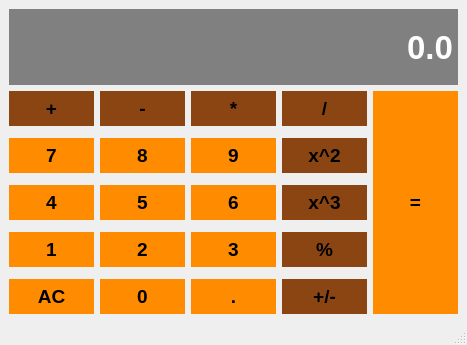
<?xml version="1.0" encoding="UTF-8"?>
<ui version="4.0">
 <class>Calculator</class>
 <widget class="QMainWindow" name="Calculator">
  <property name="geometry">
   <rect>
    <x>0</x>
    <y>0</y>
    <width>467</width>
    <height>345</height>
   </rect>
  </property>
  <property name="windowTitle">
   <string>Calculator</string>
  </property>
  <property name="styleSheet">
   <string notr="true">QLineEdit {
	background-color: #0000;
	border: 1px solid #808080;
}</string>
  </property>
  <widget class="QWidget" name="centralwidget">
   <layout class="QGridLayout" name="gridLayout">
    <item row="1" column="4" rowspan="10">
     <widget class="QPushButton" name="ButtonEquals">
      <property name="sizePolicy">
       <sizepolicy hsizetype="Preferred" vsizetype="Preferred">
        <horstretch>0</horstretch>
        <verstretch>0</verstretch>
       </sizepolicy>
      </property>
      <property name="font">
       <font>
        <pointsize>14</pointsize>
        <weight>75</weight>
        <bold>true</bold>
       </font>
      </property>
      <property name="styleSheet">
       <string notr="true">QPushButton {
	color: #000000;
	background-color: #FF8C00;
	border: 1px solid #FF8C00;
	padding: 5px;
}

QPushButton:pressed {
	color: #000000;
	background-color: #FFA500;
	border: 1px solid #FFA500;
	padding: 5px;
}</string>
      </property>
      <property name="text">
       <string>=</string>
      </property>
     </widget>
    </item>
    <item row="4" column="2">
     <widget class="QPushButton" name="ButtonNo9">
      <property name="sizePolicy">
       <sizepolicy hsizetype="Preferred" vsizetype="Preferred">
        <horstretch>0</horstretch>
        <verstretch>0</verstretch>
       </sizepolicy>
      </property>
      <property name="font">
       <font>
        <pointsize>14</pointsize>
        <weight>75</weight>
        <bold>true</bold>
       </font>
      </property>
      <property name="styleSheet">
       <string notr="true">QPushButton {
	color: #000000;
	background-color: #FF8C00;
	border: 1px solid #FF8C00;
	padding: 5px;
}

QPushButton:pressed {
	color: #000000;
	background-color: #FFA500;
	border: 1px solid #FFA500;
	padding: 5px;
}</string>
      </property>
      <property name="text">
       <string>9</string>
      </property>
     </widget>
    </item>
    <item row="6" column="3">
     <widget class="QPushButton" name="ButtonCube">
      <property name="sizePolicy">
       <sizepolicy hsizetype="Preferred" vsizetype="Preferred">
        <horstretch>0</horstretch>
        <verstretch>0</verstretch>
       </sizepolicy>
      </property>
      <property name="font">
       <font>
        <pointsize>14</pointsize>
        <weight>75</weight>
        <bold>true</bold>
       </font>
      </property>
      <property name="styleSheet">
       <string notr="true">QPushButton {
	color: #000000;
	background-color: #8B4513;
	border: 1px solid #8B4513;
	padding: 5px;
}

QPushButton:pressed {
	color: #000000;
	background-color: #A0522D;
	border: 1px solid #A0522D;
	padding: 5px;
}</string>
      </property>
      <property name="text">
       <string>x^3</string>
      </property>
     </widget>
    </item>
    <item row="4" column="3">
     <widget class="QPushButton" name="ButtonSquare">
      <property name="sizePolicy">
       <sizepolicy hsizetype="Preferred" vsizetype="Preferred">
        <horstretch>0</horstretch>
        <verstretch>0</verstretch>
       </sizepolicy>
      </property>
      <property name="font">
       <font>
        <pointsize>14</pointsize>
        <weight>75</weight>
        <bold>true</bold>
       </font>
      </property>
      <property name="styleSheet">
       <string notr="true">QPushButton {
	color: #000000;
	background-color: #8B4513;
	border: 1px solid #8B4513;
	padding: 5px;
}

QPushButton:pressed {
	color: #000000;
	background-color: #A0522D;
	border: 1px solid #A0522D;
	padding: 5px;
}</string>
      </property>
      <property name="text">
       <string>x^2</string>
      </property>
     </widget>
    </item>
    <item row="6" column="2">
     <widget class="QPushButton" name="ButtonNo6">
      <property name="sizePolicy">
       <sizepolicy hsizetype="Preferred" vsizetype="Preferred">
        <horstretch>0</horstretch>
        <verstretch>0</verstretch>
       </sizepolicy>
      </property>
      <property name="font">
       <font>
        <pointsize>14</pointsize>
        <weight>75</weight>
        <bold>true</bold>
       </font>
      </property>
      <property name="styleSheet">
       <string notr="true">QPushButton {
	color: #000000;
	background-color: #FF8C00;
	border: 1px solid #FF8C00;
	padding: 5px;
}

QPushButton:pressed {
	color: #000000;
	background-color: #FFA500;
	border: 1px solid #FFA500;
	padding: 5px;
}</string>
      </property>
      <property name="text">
       <string>6</string>
      </property>
     </widget>
    </item>
    <item row="1" column="1" rowspan="2">
     <widget class="QPushButton" name="ButtonSubtract">
      <property name="sizePolicy">
       <sizepolicy hsizetype="Preferred" vsizetype="Preferred">
        <horstretch>0</horstretch>
        <verstretch>0</verstretch>
       </sizepolicy>
      </property>
      <property name="font">
       <font>
        <pointsize>14</pointsize>
        <weight>75</weight>
        <bold>true</bold>
       </font>
      </property>
      <property name="styleSheet">
       <string notr="true">QPushButton {
	color: #000000;
	background-color: #8B4513;
	border: 1px solid #8B4513;
	padding: 5px;
}

QPushButton:pressed {
	color: #000000;
	background-color: #A0522D;
	border: 1px solid #A0522D;
	padding: 5px;
}</string>
      </property>
      <property name="text">
       <string>-</string>
      </property>
     </widget>
    </item>
    <item row="10" column="0">
     <widget class="QPushButton" name="ButtonClear">
      <property name="sizePolicy">
       <sizepolicy hsizetype="Preferred" vsizetype="Preferred">
        <horstretch>0</horstretch>
        <verstretch>0</verstretch>
       </sizepolicy>
      </property>
      <property name="font">
       <font>
        <pointsize>14</pointsize>
        <weight>75</weight>
        <bold>true</bold>
       </font>
      </property>
      <property name="styleSheet">
       <string notr="true">QPushButton {
	color: #000000;
	background-color: #FF8C00;
	border: 1px solid #FF8C00;
	padding: 5px;
}

QPushButton:pressed {
	color: #000000;
	background-color: #FFA500;
	border: 1px solid #FFA500;
	padding: 5px;
}</string>
      </property>
      <property name="text">
       <string>AC</string>
      </property>
     </widget>
    </item>
    <item row="1" column="2" rowspan="2">
     <widget class="QPushButton" name="ButtonMultiply">
      <property name="sizePolicy">
       <sizepolicy hsizetype="Preferred" vsizetype="Preferred">
        <horstretch>0</horstretch>
        <verstretch>0</verstretch>
       </sizepolicy>
      </property>
      <property name="font">
       <font>
        <pointsize>14</pointsize>
        <weight>75</weight>
        <bold>true</bold>
       </font>
      </property>
      <property name="styleSheet">
       <string notr="true">QPushButton {
	color: #000000;
	background-color: #8B4513;
	border: 1px solid #8B4513;
	padding: 5px;
}

QPushButton:pressed {
	color: #000000;
	background-color: #A0522D;
	border: 1px solid #A0522D;
	padding: 5px;
}</string>
      </property>
      <property name="text">
       <string>*</string>
      </property>
     </widget>
    </item>
    <item row="8" column="3">
     <widget class="QPushButton" name="ButtonPercentage">
      <property name="sizePolicy">
       <sizepolicy hsizetype="Preferred" vsizetype="Preferred">
        <horstretch>0</horstretch>
        <verstretch>0</verstretch>
       </sizepolicy>
      </property>
      <property name="font">
       <font>
        <pointsize>14</pointsize>
        <weight>75</weight>
        <bold>true</bold>
       </font>
      </property>
      <property name="styleSheet">
       <string notr="true">QPushButton {
	color: #000000;
	background-color: #8B4513;
	border: 1px solid #8B4513;
	padding: 5px;
}

QPushButton:pressed {
	color: #000000;
	background-color: #A0522D;
	border: 1px solid #A0522D;
	padding: 5px;
}</string>
      </property>
      <property name="text">
       <string>%</string>
      </property>
     </widget>
    </item>
    <item row="4" column="0">
     <widget class="QPushButton" name="ButtonNo7">
      <property name="sizePolicy">
       <sizepolicy hsizetype="Preferred" vsizetype="Preferred">
        <horstretch>0</horstretch>
        <verstretch>0</verstretch>
       </sizepolicy>
      </property>
      <property name="font">
       <font>
        <pointsize>14</pointsize>
        <weight>75</weight>
        <bold>true</bold>
       </font>
      </property>
      <property name="styleSheet">
       <string notr="true">QPushButton {
	color: #000000;
	background-color: #FF8C00;
	border: 1px solid #FF8C00;
	padding: 5px;
}

QPushButton:pressed {
	color: #000000;
	background-color: #FFA500;
	border: 1px solid #FFA500;
	padding: 5px;
}</string>
      </property>
      <property name="text">
       <string>7</string>
      </property>
     </widget>
    </item>
    <item row="8" column="1">
     <widget class="QPushButton" name="ButtonNo2">
      <property name="sizePolicy">
       <sizepolicy hsizetype="Preferred" vsizetype="Preferred">
        <horstretch>0</horstretch>
        <verstretch>0</verstretch>
       </sizepolicy>
      </property>
      <property name="font">
       <font>
        <pointsize>14</pointsize>
        <weight>75</weight>
        <bold>true</bold>
       </font>
      </property>
      <property name="styleSheet">
       <string notr="true">QPushButton {
	color: #000000;
	background-color: #FF8C00;
	border: 1px solid #FF8C00;
	padding: 5px;
}

QPushButton:pressed {
	color: #000000;
	background-color: #FFA500;
	border: 1px solid #FFA500;
	padding: 5px;
}</string>
      </property>
      <property name="text">
       <string>2</string>
      </property>
     </widget>
    </item>
    <item row="6" column="0">
     <widget class="QPushButton" name="ButtonNo4">
      <property name="sizePolicy">
       <sizepolicy hsizetype="Preferred" vsizetype="Preferred">
        <horstretch>0</horstretch>
        <verstretch>0</verstretch>
       </sizepolicy>
      </property>
      <property name="font">
       <font>
        <pointsize>14</pointsize>
        <weight>75</weight>
        <bold>true</bold>
       </font>
      </property>
      <property name="styleSheet">
       <string notr="true">QPushButton {
	color: #000000;
	background-color: #FF8C00;
	border: 1px solid #FF8C00;
	padding: 5px;
}

QPushButton:pressed {
	color: #000000;
	background-color: #FFA500;
	border: 1px solid #FFA500;
	padding: 5px;
}</string>
      </property>
      <property name="text">
       <string>4</string>
      </property>
     </widget>
    </item>
    <item row="6" column="1">
     <widget class="QPushButton" name="ButtonNo5">
      <property name="sizePolicy">
       <sizepolicy hsizetype="Preferred" vsizetype="Preferred">
        <horstretch>0</horstretch>
        <verstretch>0</verstretch>
       </sizepolicy>
      </property>
      <property name="font">
       <font>
        <pointsize>14</pointsize>
        <weight>75</weight>
        <bold>true</bold>
       </font>
      </property>
      <property name="styleSheet">
       <string notr="true">QPushButton {
	color: #000000;
	background-color: #FF8C00;
	border: 1px solid #FF8C00;
	padding: 5px;
}

QPushButton:pressed {
	color: #000000;
	background-color: #FFA500;
	border: 1px solid #FFA500;
	padding: 5px;
}</string>
      </property>
      <property name="text">
       <string>5</string>
      </property>
     </widget>
    </item>
    <item row="8" column="2">
     <widget class="QPushButton" name="ButtonNo3">
      <property name="sizePolicy">
       <sizepolicy hsizetype="Preferred" vsizetype="Preferred">
        <horstretch>0</horstretch>
        <verstretch>0</verstretch>
       </sizepolicy>
      </property>
      <property name="font">
       <font>
        <pointsize>14</pointsize>
        <weight>75</weight>
        <bold>true</bold>
       </font>
      </property>
      <property name="styleSheet">
       <string notr="true">QPushButton {
	color: #000000;
	background-color: #FF8C00;
	border: 1px solid #FF8C00;
	padding: 5px;
}

QPushButton:pressed {
	color: #000000;
	background-color: #FFA500;
	border: 1px solid #FFA500;
	padding: 5px;
}</string>
      </property>
      <property name="text">
       <string>3</string>
      </property>
     </widget>
    </item>
    <item row="4" column="1">
     <widget class="QPushButton" name="ButtonNo8">
      <property name="sizePolicy">
       <sizepolicy hsizetype="Preferred" vsizetype="Preferred">
        <horstretch>0</horstretch>
        <verstretch>0</verstretch>
       </sizepolicy>
      </property>
      <property name="font">
       <font>
        <pointsize>14</pointsize>
        <weight>75</weight>
        <bold>true</bold>
       </font>
      </property>
      <property name="styleSheet">
       <string notr="true">QPushButton {
	color: #000000;
	background-color: #FF8C00;
	border: 1px solid #FF8C00;
	padding: 5px;
}

QPushButton:pressed {
	color: #000000;
	background-color: #FFA500;
	border: 1px solid #FFA500;
	padding: 5px;
}</string>
      </property>
      <property name="text">
       <string>8</string>
      </property>
     </widget>
    </item>
    <item row="10" column="2">
     <widget class="QPushButton" name="ButtonDecimalPoint">
      <property name="sizePolicy">
       <sizepolicy hsizetype="Preferred" vsizetype="Preferred">
        <horstretch>0</horstretch>
        <verstretch>0</verstretch>
       </sizepolicy>
      </property>
      <property name="font">
       <font>
        <pointsize>14</pointsize>
        <weight>75</weight>
        <bold>true</bold>
       </font>
      </property>
      <property name="styleSheet">
       <string notr="true">QPushButton {
	color: #000000;
	background-color: #FF8C00;
	border: 1px solid #FF8C00;
	padding: 5px;
}

QPushButton:pressed {
	color: #000000;
	background-color: #FFA500;
	border: 1px solid #FFA500;
	padding: 5px;
}</string>
      </property>
      <property name="text">
       <string>.</string>
      </property>
     </widget>
    </item>
    <item row="10" column="1">
     <widget class="QPushButton" name="ButtonNo0">
      <property name="sizePolicy">
       <sizepolicy hsizetype="Preferred" vsizetype="Preferred">
        <horstretch>0</horstretch>
        <verstretch>0</verstretch>
       </sizepolicy>
      </property>
      <property name="font">
       <font>
        <pointsize>14</pointsize>
        <weight>75</weight>
        <bold>true</bold>
       </font>
      </property>
      <property name="styleSheet">
       <string notr="true">QPushButton {
	color: #000000;
	background-color: #FF8C00;
	border: 1px solid #FF8C00;
	padding: 5px;
}

QPushButton:pressed {
	color: #000000;
	background-color: #FFA500;
	border: 1px solid #FFA500;
	padding: 5px;
}</string>
      </property>
      <property name="text">
       <string>0</string>
      </property>
     </widget>
    </item>
    <item row="8" column="0">
     <widget class="QPushButton" name="ButtonNo1">
      <property name="sizePolicy">
       <sizepolicy hsizetype="Preferred" vsizetype="Preferred">
        <horstretch>0</horstretch>
        <verstretch>0</verstretch>
       </sizepolicy>
      </property>
      <property name="font">
       <font>
        <pointsize>14</pointsize>
        <weight>75</weight>
        <bold>true</bold>
       </font>
      </property>
      <property name="styleSheet">
       <string notr="true">QPushButton {
	color: #000000;
	background-color: #FF8C00;
	border: 1px solid #FF8C00;
	padding: 5px;
}

QPushButton:pressed {
	color: #000000;
	background-color: #FFA500;
	border: 1px solid #FFA500;
	padding: 5px;
}</string>
      </property>
      <property name="text">
       <string>1</string>
      </property>
     </widget>
    </item>
    <item row="10" column="3">
     <widget class="QPushButton" name="ButtonChangeSign">
      <property name="sizePolicy">
       <sizepolicy hsizetype="Preferred" vsizetype="Preferred">
        <horstretch>0</horstretch>
        <verstretch>0</verstretch>
       </sizepolicy>
      </property>
      <property name="font">
       <font>
        <pointsize>14</pointsize>
        <weight>75</weight>
        <bold>true</bold>
       </font>
      </property>
      <property name="styleSheet">
       <string notr="true">QPushButton {
	color: #000000;
	background-color: #8B4513;
	border: 1px solid #8B4513;
	padding: 5px;
}

QPushButton:pressed {
	color: #000000;
	background-color: #A0522D;
	border: 1px solid #A0522D;
	padding: 5px;
}</string>
      </property>
      <property name="text">
       <string>+/-</string>
      </property>
     </widget>
    </item>
    <item row="1" column="3" rowspan="2">
     <widget class="QPushButton" name="ButtonDivide">
      <property name="sizePolicy">
       <sizepolicy hsizetype="Preferred" vsizetype="Preferred">
        <horstretch>0</horstretch>
        <verstretch>0</verstretch>
       </sizepolicy>
      </property>
      <property name="font">
       <font>
        <pointsize>14</pointsize>
        <weight>75</weight>
        <bold>true</bold>
       </font>
      </property>
      <property name="styleSheet">
       <string notr="true">QPushButton {
	color: #000000;
	background-color: #8B4513;
	border: 1px solid #8B4513;
	padding: 5px;
}

QPushButton:pressed {
	color: #000000;
	background-color: #A0522D;
	border: 1px solid #A0522D;
	padding: 5px;
}</string>
      </property>
      <property name="text">
       <string>/</string>
      </property>
     </widget>
    </item>
    <item row="1" column="0" rowspan="2">
     <widget class="QPushButton" name="ButtonAdd">
      <property name="sizePolicy">
       <sizepolicy hsizetype="Preferred" vsizetype="Preferred">
        <horstretch>0</horstretch>
        <verstretch>0</verstretch>
       </sizepolicy>
      </property>
      <property name="font">
       <font>
        <pointsize>14</pointsize>
        <weight>75</weight>
        <bold>true</bold>
       </font>
      </property>
      <property name="styleSheet">
       <string notr="true">QPushButton {
	color: #000000;
	background-color: #8B4513;
	border: 1px solid #8B4513;
	padding: 5px;
}

QPushButton:pressed {
	color: #000000;
	background-color: #A0522D;
	border: 1px solid #A0522D;
	padding: 5px;
}</string>
      </property>
      <property name="text">
       <string>+</string>
      </property>
     </widget>
    </item>
    <item row="0" column="0" colspan="5">
     <widget class="QLineEdit" name="Display">
      <property name="sizePolicy">
       <sizepolicy hsizetype="Preferred" vsizetype="Expanding">
        <horstretch>0</horstretch>
        <verstretch>0</verstretch>
       </sizepolicy>
      </property>
      <property name="font">
       <font>
        <family>Arial</family>
        <pointsize>25</pointsize>
        <weight>75</weight>
        <bold>true</bold>
       </font>
      </property>
      <property name="styleSheet">
       <string notr="true">QLineEdit {
	color: #ffffff;
	background-color: #808080;
	border: 1px solid #808080;
}</string>
      </property>
      <property name="text">
       <string>0.0</string>
      </property>
      <property name="alignment">
       <set>Qt::AlignRight|Qt::AlignTrailing|Qt::AlignVCenter</set>
      </property>
     </widget>
    </item>
   </layout>
  </widget>
  <widget class="QMenuBar" name="menubar">
   <property name="geometry">
    <rect>
     <x>0</x>
     <y>0</y>
     <width>467</width>
     <height>22</height>
    </rect>
   </property>
  </widget>
  <widget class="QStatusBar" name="statusbar"/>
 </widget>
 <resources/>
 <connections/>
</ui>
